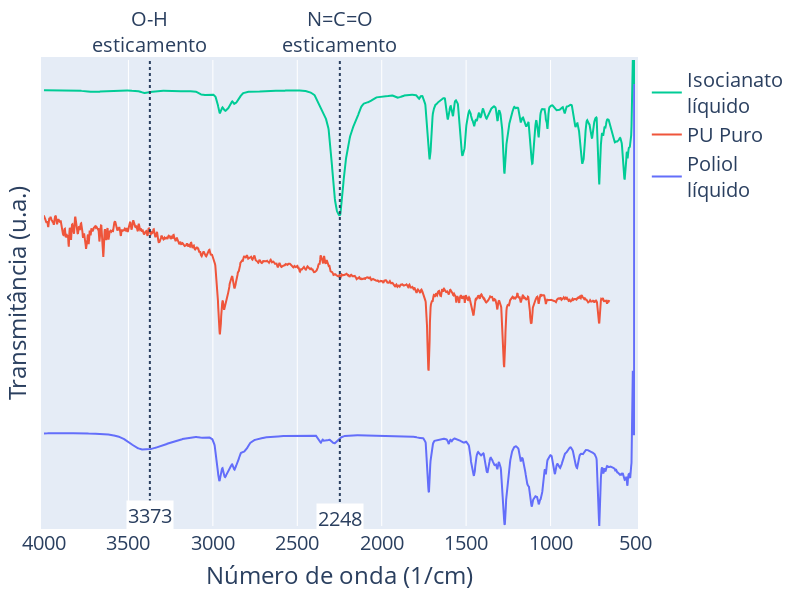

The cell this chart's notebook holds for it:
### Code cell
fig = go.Figure()
#for k,(key, frame) in enumerate(sorted(frames.items(), key=lambda item: names[item[0]])):
for k,(key, frame) in enumerate([('Poliol.csv',frames['Poliol.csv']),
                                 ('pu-p2.csv',frames['pu-p2.csv']),
                                 ('Isocianato.csv',frames['Isocianato.csv']),
                                ]):
    df = frame
    fig.add_trace(go.Scatter(x = df['Wavenumber'], y = df['%Transmitance'].apply(lambda x: x+k)/2, name = names[key], visible = True))
fig.update_layout(xaxis_range = [4000,500], yaxis_range = [0,1.5],
                  xaxis_title_text = 'Número de onda (1/cm)',
                  yaxis_title_text = 'Transmitância (u.a.)',
                  #title_text = 'Espectros de Infra-vermelho',
                  yaxis = dict(tickvals = [], zeroline = False),
                  font_size = 20,
                  legend={'traceorder':'reversed'},
                  width = 800,
                  height = 600,
                  margin = {
                      't':60,
                      'b':40,
                      'r':40,
                      'l':40,
                      'pad':3
                  }
                 )
fig.add_vline(x = 2248, line_dash = 'dot')
fig.add_annotation(
    yref = 'paper',
    x=2248,
    y=1,
    yanchor = 'bottom',
    text='N=C=O<br>esticamento',
    showarrow = False,
)
fig.add_annotation(
    yref = 'paper',
    x=2248,
    y=0.05,
    bgcolor = 'white',
    yanchor = 'top',
    text='2248',
    showarrow = False,
)
fig.add_vline(x = 3373, line_dash = 'dot')
fig.add_annotation(
    yref = 'paper',
    x=3373,
    y=1,
    yanchor = 'bottom',
    text='O-H<br>esticamento',
    showarrow = False,
)
fig.add_annotation(
    yref = 'paper',
    x=3373,
    y=0.055,
    bgcolor = 'white',
    yanchor = 'top',
    text='3373',
    showarrow = False,
)
fig

### Figure 1 — Plotly figure (JSON) as saved in the notebook; plotly's stock layout.template omitted (floating-point values rounded to 4 significant figures; data arrays with more than 128 entries replaced by an {"elided": "..."} marker saying what was removed)
{"data": [{"name": "Poliol<br>líquido", "type": "scatter", "visible": true, "x": {"elided": "1868 float values"}, "y": {"elided": "1868 float values"}}, {"name": "PU Puro", "type": "scatter", "visible": true, "x": {"elided": "1738 float values"}, "y": {"elided": "1738 float values"}}, {"name": "Isocianato<br>líquido", "type": "scatter", "visible": true, "x": {"elided": "1868 float values"}, "y": {"elided": "1868 float values"}}], "layout": {"annotations": [{"showarrow": false, "text": "N=C=O<br>esticamento", "x": 2248, "y": 1, "yanchor": "bottom", "yref": "paper"}, {"bgcolor": "white", "showarrow": false, "text": "2248", "x": 2248, "y": 0.05, "yanchor": "top", "yref": "paper"}, {"showarrow": false, "text": "O-H<br>esticamento", "x": 3373, "y": 1, "yanchor": "bottom", "yref": "paper"}, {"bgcolor": "white", "showarrow": false, "text": "3373", "x": 3373, "y": 0.055, "yanchor": "top", "yref": "paper"}], "font": {"size": 20}, "height": 600, "legend": {"traceorder": "reversed"}, "margin": {"b": 40, "l": 40, "pad": 3, "r": 40, "t": 60}, "shapes": [{"line": {"dash": "dot"}, "type": "line", "x0": 2248, "x1": 2248, "xref": "x", "y0": 0, "y1": 1, "yref": "y domain"}, {"line": {"dash": "dot"}, "type": "line", "x0": 3373, "x1": 3373, "xref": "x", "y0": 0, "y1": 1, "yref": "y domain"}], "width": 800, "xaxis": {"range": [4000, 500], "title": {"text": "Número de onda (1/cm)"}}, "yaxis": {"range": [0, 1.5], "tickvals": [], "title": {"text": "Transmitância (u.a.)"}, "zeroline": false}}}
